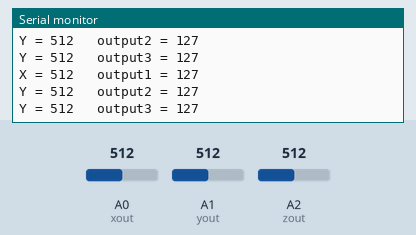
Simulated run of this sketch. Board: Arduino Uno, built with avr-gcc and run on an emulated ATmega328P. On the bench: the last lines printed to the serial monitor. The inputs (shaded band) are chosen by the test bench; at power-on: A0 (xout) = 512, A1 (yout) = 512, A2 (zout) = 512.

Above: at 3.8 s.
3.9 s: A0 (xout) set to 716
At 6.6 s:
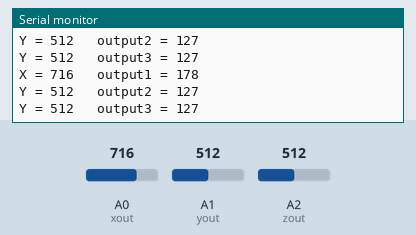
7.8 s: A1 (yout) set to 716
At 10.5 s:
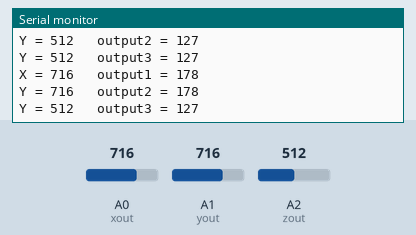
11.7 s: A2 (zout) set to 716
At 13.2 s:
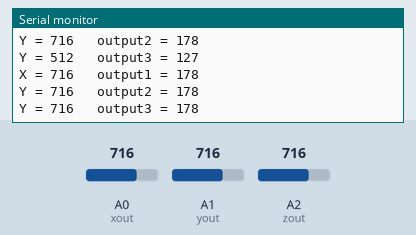
15.6 s: A0 (xout) set to 900
At 18.6 s:
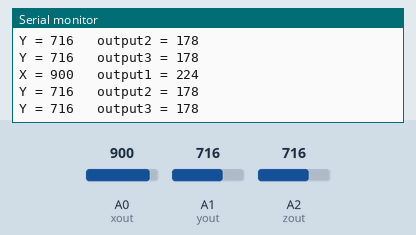
19.5 s: A1 (yout) set to 900
At 22.5 s:
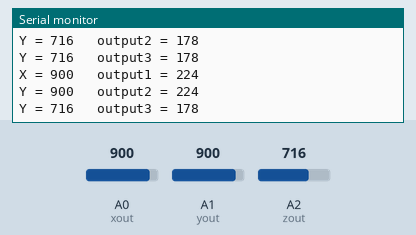
23.4 s: A2 (zout) set to 900
At 25.3 s:
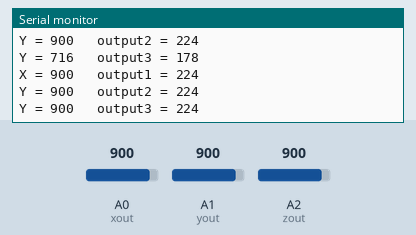
Timing chart, 0 to 26.8 s (numbered marks = the images above; inputs shaded):
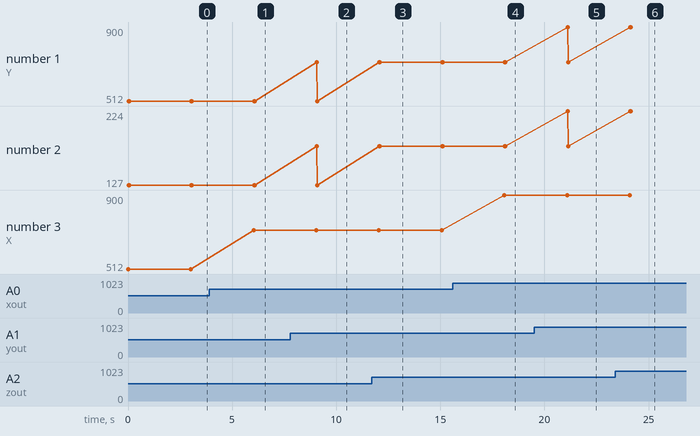

Measured:
- after the input at 3.9 s, the serial monitor: prints a new line after 2.1 s (image 1)
- after the input at 7.8 s, the serial monitor: prints a new line after 1.3 s (image 2)
- after the input at 11.7 s, the serial monitor: prints a new line after 0.40 s (image 3)
- after the input at 15.6 s, the serial monitor: prints a new line after 2.5 s (image 4)
- after the input at 19.5 s, the serial monitor: prints a new line after 1.6 s (image 5)
- after the input at 23.4 s, the serial monitor: prints a new line after 0.75 s (image 6)
- plotted number 3: 512 → 716 after the input at 3.9 s, 716 → 900 after the input at 15.6 s

The sketch:

test_Accelerometer.ino
```cpp
const int xout = A0;

const int yout = A1;

const int zout = A2;

int out1 = 0;

int sout1 = 0;

int out2 = 0;

int sout2= 0;

int out3 = 0;

int sout3= 0;

void setup() {

Serial.begin(9600);

}

void loop() {

//  analogReference(EXTERNAL);

  out1 = analogRead(xout);

  sout1 = map(out1, 0, 1023, 0, 255);

  delay(2);

  out2 = analogRead(yout);

  sout2 = map(out2, 0, 1023, 0, 255);

  delay(2);

  out3 = analogRead(zout);

  sout3 = map(out3, 0, 1023, 0, 255);

  Serial.print("X = " );

  Serial.print(out1);

  Serial.print("\t output1 = ");

  Serial.println(sout1);

  Serial.print("Y = " );

  Serial.print(out2);

  Serial.print("\t output2 = ");

  Serial.println(sout2);

  Serial.print("Y = " );

  Serial.print(out3);

  Serial.print("\t output3 = ");

  Serial.println(sout3);

  delay(3000);

}
```
